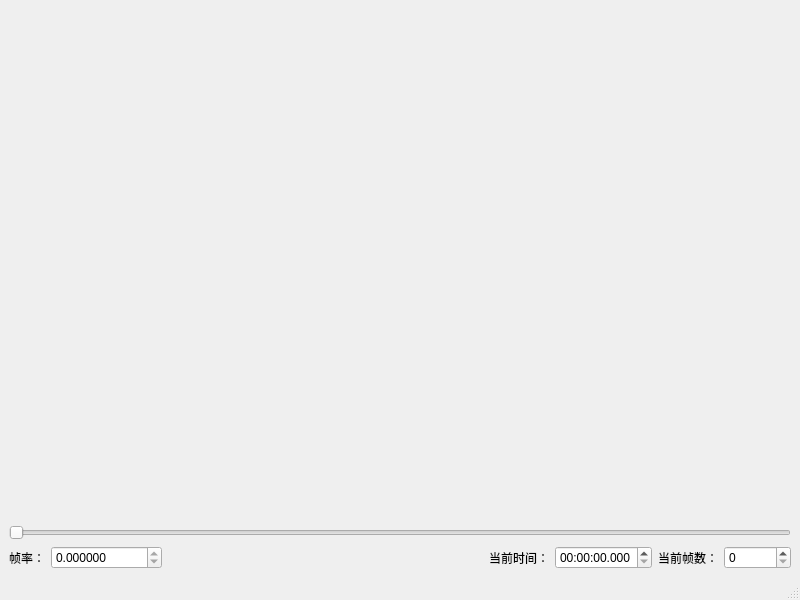
<?xml version="1.0" encoding="UTF-8"?>
<ui version="4.0">
 <class>MainWindow</class>
 <widget class="QMainWindow" name="MainWindow">
  <property name="geometry">
   <rect>
    <x>0</x>
    <y>0</y>
    <width>800</width>
    <height>600</height>
   </rect>
  </property>
  <property name="windowTitle">
   <string>MainWindow</string>
  </property>
  <widget class="QWidget" name="centralwidget">
   <layout class="QVBoxLayout" name="verticalLayout" stretch="1,0,0">
    <item>
     <widget class="MyDisplayImgWidget" name="widget" native="true"/>
    </item>
    <item>
     <widget class="QSlider" name="horizontalSlider">
      <property name="maximum">
       <number>600</number>
      </property>
      <property name="orientation">
       <enum>Qt::Horizontal</enum>
      </property>
     </widget>
    </item>
    <item>
     <layout class="QHBoxLayout" name="horizontalLayout">
      <item>
       <widget class="QLabel" name="label_4">
        <property name="text">
         <string>帧率：</string>
        </property>
       </widget>
      </item>
      <item>
       <widget class="QDoubleSpinBox" name="video_frame_rate">
        <property name="readOnly">
         <bool>true</bool>
        </property>
        <property name="decimals">
         <number>6</number>
        </property>
        <property name="maximum">
         <double>999999.000000000000000</double>
        </property>
       </widget>
      </item>
      <item>
       <spacer name="horizontalSpacer">
        <property name="orientation">
         <enum>Qt::Horizontal</enum>
        </property>
        <property name="sizeHint" stdset="0">
         <size>
          <width>281</width>
          <height>20</height>
         </size>
        </property>
       </spacer>
      </item>
      <item>
       <widget class="QLabel" name="label_7">
        <property name="text">
         <string>当前时间：</string>
        </property>
        <property name="buddy">
         <cstring>current_time</cstring>
        </property>
       </widget>
      </item>
      <item>
       <widget class="QTimeEdit" name="current_time">
        <property name="readOnly">
         <bool>false</bool>
        </property>
        <property name="displayFormat">
         <string>hh:mm:ss.zzz</string>
        </property>
       </widget>
      </item>
      <item>
       <widget class="QLabel" name="label_6">
        <property name="text">
         <string>当前帧数：</string>
        </property>
        <property name="buddy">
         <cstring>current_frame</cstring>
        </property>
       </widget>
      </item>
      <item>
       <widget class="QSpinBox" name="current_frame">
        <property name="readOnly">
         <bool>false</bool>
        </property>
        <property name="maximum">
         <number>999999</number>
        </property>
       </widget>
      </item>
     </layout>
    </item>
   </layout>
  </widget>
  <widget class="QMenuBar" name="menubar">
   <property name="geometry">
    <rect>
     <x>0</x>
     <y>0</y>
     <width>800</width>
     <height>21</height>
    </rect>
   </property>
  </widget>
  <widget class="QStatusBar" name="statusbar"/>
 </widget>
 <customwidgets>
  <customwidget>
   <class>MyDisplayImgWidget</class>
   <extends>QWidget</extends>
   <header>MyDisplayImgWidget.h</header>
   <container>1</container>
  </customwidget>
 </customwidgets>
 <resources/>
 <connections/>
</ui>
